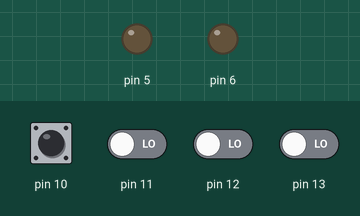
Recording of a sketch running on a simulated Arduino Uno, built with avr-gcc and run on an emulated ATmega328P. Parts: output pins drawn as LEDs (lit = HIGH). Inputs (shaded band) come from the test bench; at power-on: pin 10 HIGH, pin 11–13 LOW.

Above: at 1.2 s.
1.3 s: pin 11 driven HIGH
At 1.8 s:
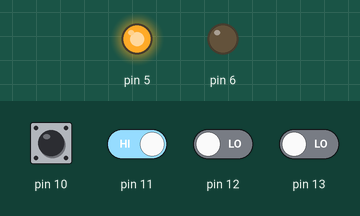
2.8 s: pin 12 driven HIGH
At 4.0 s:
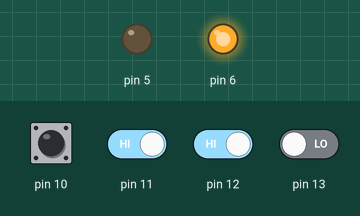
4.3 s: pin 13 driven HIGH
At 5.3 s:
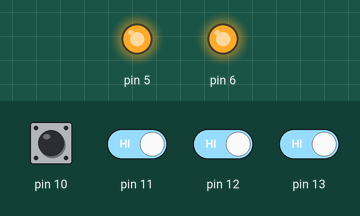
5.8 s: pin 13 driven LOW
At 6.4 s:
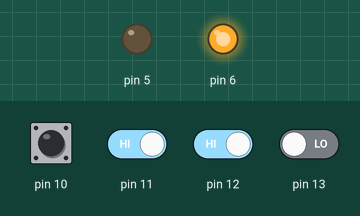
7.3 s: pin 11 driven LOW
At 7.6 s:
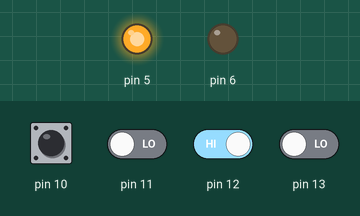
Timing chart, 0 to 9.8 s (numbered marks = the images above; inputs shaded):
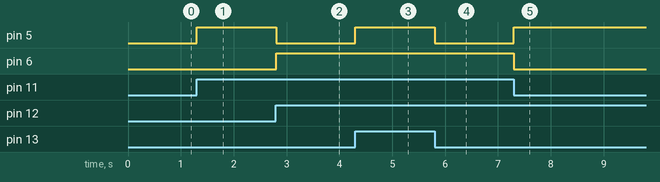

Measured:
- after the input at 1.3 s, pin 5: LOW → HIGH at once
- after the input at 2.8 s, pin 5: HIGH → LOW at once; pin 6: LOW → HIGH at once
- after the input at 4.3 s, pin 5: LOW → HIGH at once
- after the input at 5.8 s, pin 5: HIGH → LOW at once
- after the input at 7.3 s, pin 5: LOW → HIGH at once; pin 6: HIGH → LOW at once

The sketch:

adder_halfFull.ino
```cpp
byte A, B, C,D;
void setup() {
  // put your setup code here, to run once:
  pinMode(13, INPUT);
  pinMode(12,INPUT);
  pinMode(11, INPUT);
  pinMode(10, INPUT);
  pinMode(5, OUTPUT);
  pinMode(6, OUTPUT);

}

void loop() {
  // put your main code here, to run repeatedly:
  A = digitalRead(11);
  B = digitalRead(12);
  C = digitalRead(13);
  D = digitalRead(10);

  if(D ==LOW){
    digitalWrite(5, A^B);
    digitalWrite(6, A&B);

  }
  else{
    digitalWrite(5, A^B^C);
    digitalWrite(6, (A&B)|(B&C)|(A&C));
  }

}
```
